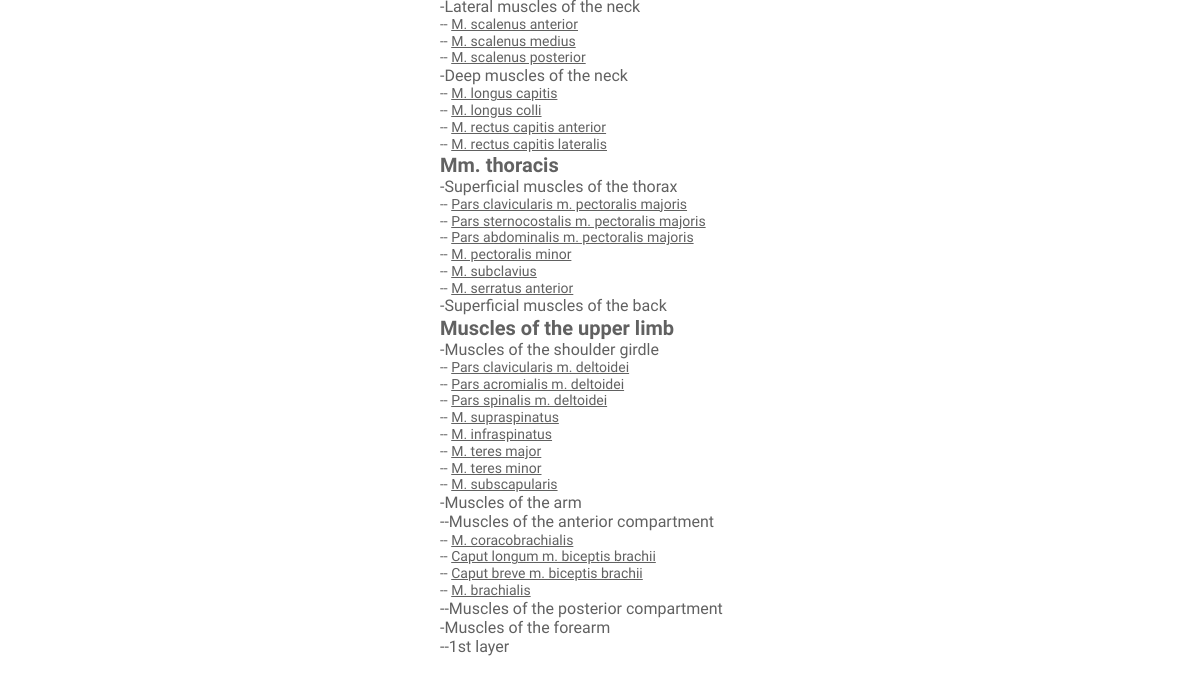
/muscle.php (lower part), run on an earlier commit of the app's database.
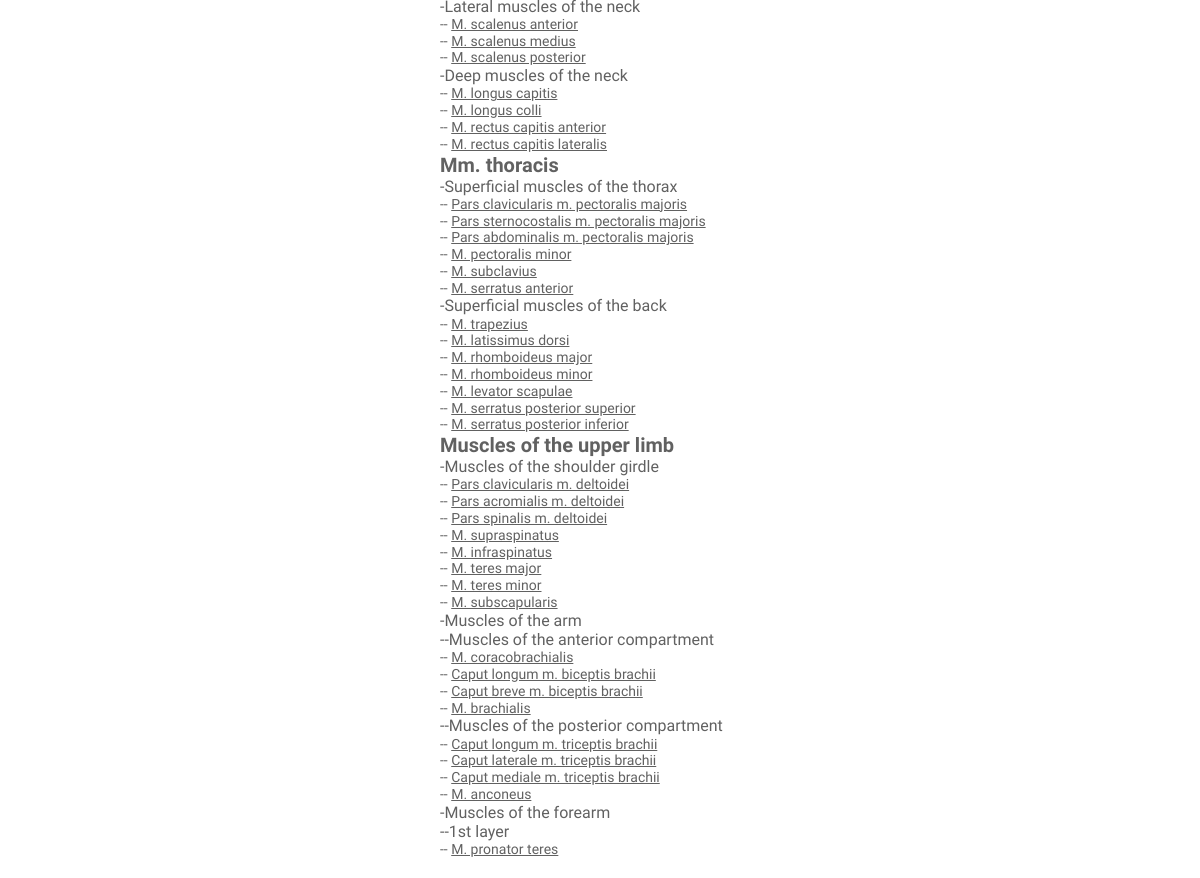
And on a later commit of the database.
### tables this page shows
CREATE TABLE `tbl_muscles` (
  `id` int(5) NOT NULL AUTO_INCREMENT COMMENT 'ID for muscle',
  `lat_name` text NOT NULL COMMENT 'Latin name',
  `name` text NOT NULL COMMENT 'Name (English) for muscle',
  `muscle_group` int(3) NOT NULL,
  `muscle_subgroup` int(3) NOT NULL,
  `muscle_subsubgroup` int(3) NOT NULL,
  `muscle_subsubsubgroup` int(3) NOT NULL,
  `origo` text NOT NULL,
  `insertio` text NOT NULL,
  `functio` text NOT NULL,
  `nerve` text NOT NULL,
  `image` text NOT NULL COMMENT 'Image path for muscle',
  `comment` text NOT NULL,
  `image_color` text NOT NULL,
  PRIMARY KEY (`id`),
  UNIQUE KEY `id` (`id`)
);

### muscle.php (the view, shortened to what the changed rows need)
<?php
require_once("db_cred.php");
$db = new mysqli();
$db->connect($dbhost, $dbuser, $dbpass, $dbname);
$db->set_charset("utf8");
function fetchmuscles($id, $subid=0, $subsubid=0,$subsubsubid=0) {
    global $db;
    global $output;
    $sql = 'SELECT * FROM tbl_muscles WHERE muscle_group = '.$id;
    if($subid!=0) $sql .= ' AND muscle_subgroup = '.$subid;
    if($subsubid!=0) $sql.= ' AND muscle_subsubgroup = '.$subsubid;
    if($subsubsubid!=0) $sql.=' AND muscle_subsubsubgroup = '.$subsubsubid;
    $query = $db->query($sql);
    while($muscleresult = $query->fetch_array()) {
        $name = $muscleresult['lat_name'];
        $id = $muscleresult['id'];
        $output .= '<h3 class="title">-- <a href="muscle.php?m='.$id.'">'.$name.'</a></h3>';
    }
}
function h1($title) {
    global $output;
    $output .= '<h1 class="title">'.$title.'</h1>';
}
function h2($title) {
    global $output;
    $output .= '<h2 class="title">'.$title.'</h2>';
}
$search_string = preg_replace("/[^A-Za-z0-9]/", " ", $_GET['m']);
$search_string = $db->real_escape_string($search_string);
if (strlen($search_string) >= 1 && $search_string !== ' ') {
	$html  =  '';
	$html .= '<div class="icon"></div>';
	$html .= '<h2 class="title">Muscle details</h2>';
	$html .= '<h1 class="title">muscleLatName</h1>';
	$html .= '<h4 class="title"><a href="index.php">New search</a></h4>';
	$html .= '<h3 class="title" style="font-style: italic; margin-top: 10px;">muscleEngName</h3>';
	$html .= 'placeholder_Category';
	$html .= '<h3 class="title" style="margin-top: 10px;"><b>Origo:</b> muscleOrigo</h3>';
	$html .= '<h3 class="title"><b>Insertio:</b> muscleInsertio</h3>';
	$html .= '<h3 class="title"><b>Function:</b> muscleFunctio</h3>';
	$html .= '<h3 class="title"><b>Nerve:</b> muscleNerve</h3>';
	$html .= 'placeholder_Image';
	$musclesql = 'SELECT * FROM tbl_muscles WHERE id = '.$search_string;
	$musclequery = $db->query($musclesql);
	while($muscleresult = $musclequery->fetch_array()) {
		$musclearray[] = $muscleresult;
	}
	if (isset($musclearray)) {
		foreach ($musclearray as $muscleresult) {
			$muscle_latname = $muscleresult['lat_name'];
			$muscle_engname = $muscleresult['name'];
			$muscle_origo = $muscleresult['origo'];
			$muscle_insertio = $muscleresult['insertio'];
			$muscle_functio = $muscleresult['functio'];
			$muscle_image = $muscleresult['image'];
			$muscle_group = $muscleresult['muscle_group'];
			$muscle_subgroup = $muscleresult['muscle_subgroup'];
			$muscle_subsubgroup = $muscleresult['muscle_subsubgroup'];
			$nervesql = 'SELECT * FROM tbl_nerves WHERE id = '.$muscleresult['nerve'];
			$nervequery = $db->query($nervesql);
			$nerveresult = $nervequery->fetch_array();
			$nerve_id = $nerveresult['id'];
			$nerve_latname = $nerveresult['lat_name'];
			$nerve_name = $nerveresult['name'];
			$nervehtml = '<a href="nerve.php?n='.$nerve_id.'">'.$nerve_latname.' ('.$nerve_name.')</a>';
			$output = str_replace('muscleLatName', $muscle_latname, $html);
			$output = str_replace('muscleEngName', $muscle_engname, $output);
			$output = str_replace('muscleOrigo', $muscle_origo, $output);
			$output = str_replace('muscleInsertio', $muscle_insertio, $output);
			$output = str_replace('muscleFunctio', $muscle_functio, $output);
			$output = str_replace('muscleNerve', $nervehtml, $output);
			$musclegroupsql = 'SELECT * FROM tbl_muscle_groups WHERE id = '.$muscle_group;
			$musclegroupquery = $db->query($musclegroupsql);
			$musclegroupresult = $musclegroupquery->fetch_array();
			$musclegroup_latname = $musclegroupresult['lat_name'];
			$musclegroup_name = $musclegroupresult['name'];
			$group  = '';
			$group .= '<h3 class="title" style="font-style: italic;">'.$musclegroup_latname.' ('.$musclegroup_name.')</h3>';
			if($muscle_subgroup >= 1) {
				$musclesubgroupsql = 'SELECT * FROM tbl_muscle_subgroups WHERE id = '.$muscle_subgroup;
				$musclesubgroupquery = $db->query($musclesubgroupsql);
				$musclesubgroupresult = $musclesubgroupquery->fetch_array();
				$muscle_subgroup_latname = $musclesubgroupresult['lat_name'];
				$muscle_subgroup_name = $musclesubgroupresult['name'];
				$group .= '<h3 class="title" style="font-style: italic;">'.$muscle_subgroup_latname.' ('.$muscle_subgroup_name.')</h3>';
				if($muscle_subsubgroup >= 1) {
					$musclesubsubgroupsql = 'SELECT * FROM tbl_muscle_subsubgroups WHERE id = '.$muscle_subsubgroup;
					$musclesubsubgroupquery = $db->query($musclesubsubgroupsql);
					$musclesubsubgroupresult = $musclesubsubgroupquery->fetch_array();
					$muscle_subsubgroup_latname = $musclesubsubgroupresult['lat_name'];
					$muscle_subsubgroup_name = $musclesubsubgroupresult['name'];
					if($muscle_subsubgroup_latname != 0 && $muscle_subsubgroup_name != 0) {
						$group .= '<h3 class="title" style="font-style: italic;">'.$muscle_subsubgroup_latname.' ('.$muscle_subsubgroup_name.')</h3>';
					} elseif($muscle_subsubgroup_latname != 0 && $muscle_subsubgroup_name == 0) {
						$group .= '<h3 class="title" style="font-style: italic;">'.$muscle_subsubgroup_latname.'</h3>';
					} elseif($muscle_subsubgroup_latname == 0) {
						$group .= '<h3 class="title" style="font-style: italic;">'.$muscle_subsubgroup_name.'</h3>';
					}
				}
				$output = str_replace('placeholder_Category', $group, $output);
				$imagepath = './resources/images/muscles/'.$muscle_image;
				if(strlen($muscle_image) >= 1 && $muscle_image !='0' && file_exists($imagepath)) {
					$imagedata = getimagesize($imagepath);
					$imagewidth = $imagedata[0];
					if($imagewidth>300) $imagewidth = 300;
					$image = '<p align="left" style="margin-top: 20px; margin-left: 35px;"><a href="'.$imagepath.'"><img src='.$imagepath.' width="'.$imagewidth.'"></a></p>';
					$output = str_replace('placeholder_Image', $image, $output);
				} else {
					$output = str_replace('placeholder_Image', '', $output);
				}
			}
		}
	} else {
		header("Location: index.php");
	}
} else {
	$output  =  '';
	$output .= '<div class="icon"></div>';
	$output .= '<h1 class="title">Muscle details</h1>';
	$output .= '<h5 class="err">No muscle specified! <a href="index.php">Go back!</a></h5>';
    h1('Mm. capitis');
    $output .= '<h2 class="title">-Mm. masticatorii</h2>';
    fetchmuscles(1,1,0);
    $output .= '<h2 class="title">-Mm. faciei</h2>';
    $output .= '<h2 class="title">-Facial muscles of the scalp and muscles around the eye opening</h2>';
    $output .= '<h2 class="title">-Muscles of the nose opening</h2>';
    $output .= '<h2 class="title">-Muscles of the mouth opening</h2>';
    $output .= '<h2 class="title">-Muscles of the ear opening</h2>';
    h2('-Derivates of the 1st visceral arch');
    fetchmuscles(2,7,0);
    fetchmuscles(2,8,0);
    fetchmuscles(3,9,0);
    fetchmuscles(3,16,0);
    fetchmuscles(4,12,0);
    fetchmuscles(4,13,8);
    fetchmuscles(4,13,9);
    fetchmuscles(4,14,10,1);
}
?>
<!DOCTYPE HTML>
<html>
<head>
	<link href="resources/style/style.css" rel="stylesheet" type="text/css" />
</head>
<body>
	<div id="main">
		<?php echo $output; ?>
	</div>
</body>
</html>

What changed in the data, as far as the page shows it:
now on this page (row edited): tbl_muscles: lat_name "M. trapezius"
now on this page (row edited): tbl_muscles: lat_name "M. latissimus dorsi"
now on this page (row edited): tbl_muscles: lat_name "M. rhomboideus major"
now on this page (row edited): tbl_muscles: lat_name "M. rhomboideus minor"
now on this page (row edited): tbl_muscles: lat_name "M. levator scapulae"
now on this page (row edited): tbl_muscles: lat_name "M. serratus posterior superior"
now on this page (row edited): tbl_muscles: lat_name "M. serratus posterior inferior"
added tbl_muscles: lat_name "Caput longum m. triceptis brachii"
added tbl_muscles: lat_name "Caput laterale m. triceptis brachii"
added tbl_muscles: lat_name "Caput mediale m. triceptis brachii"
added tbl_muscles: lat_name "M. anconeus"
added tbl_muscles: lat_name "M. pronator teres"
